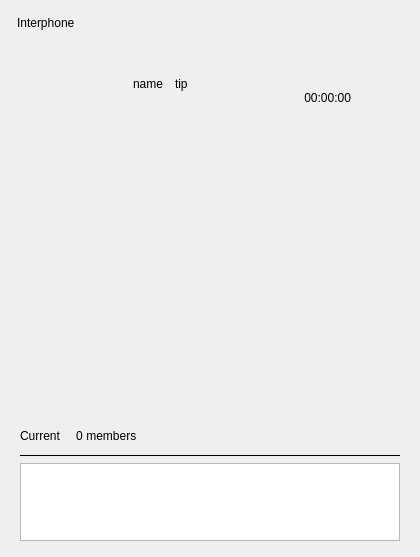
<?xml version="1.0" encoding="UTF-8"?>
<ui version="4.0">
 <class>InterphoneDialog</class>
 <widget class="FramelessDialog" name="InterphoneDialog">
  <property name="geometry">
   <rect>
    <x>0</x>
    <y>0</y>
    <width>420</width>
    <height>557</height>
   </rect>
  </property>
  <property name="windowTitle">
   <string>InterphoneDialog</string>
  </property>
  <layout class="QVBoxLayout" name="verticalLayoutMain">
   <property name="spacing">
    <number>0</number>
   </property>
   <property name="leftMargin">
    <number>5</number>
   </property>
   <property name="topMargin">
    <number>5</number>
   </property>
   <property name="rightMargin">
    <number>5</number>
   </property>
   <property name="bottomMargin">
    <number>5</number>
   </property>
   <item>
    <widget class="QWidget" name="titlebar" native="true">
     <property name="sizePolicy">
      <sizepolicy hsizetype="Expanding" vsizetype="Expanding">
       <horstretch>0</horstretch>
       <verstretch>0</verstretch>
      </sizepolicy>
     </property>
     <property name="minimumSize">
      <size>
       <width>0</width>
       <height>36</height>
      </size>
     </property>
     <property name="maximumSize">
      <size>
       <width>16777215</width>
       <height>36</height>
      </size>
     </property>
     <layout class="QHBoxLayout" name="horizontalLayout_11">
      <property name="spacing">
       <number>6</number>
      </property>
      <property name="leftMargin">
       <number>0</number>
      </property>
      <property name="topMargin">
       <number>0</number>
      </property>
      <property name="rightMargin">
       <number>0</number>
      </property>
      <property name="bottomMargin">
       <number>0</number>
      </property>
      <item>
       <widget class="QWidget" name="titlewidget" native="true">
        <property name="sizePolicy">
         <sizepolicy hsizetype="Expanding" vsizetype="Expanding">
          <horstretch>0</horstretch>
          <verstretch>0</verstretch>
         </sizepolicy>
        </property>
        <layout class="QHBoxLayout" name="horizontalLayout_10">
         <property name="spacing">
          <number>0</number>
         </property>
         <property name="leftMargin">
          <number>12</number>
         </property>
         <property name="topMargin">
          <number>0</number>
         </property>
         <property name="rightMargin">
          <number>0</number>
         </property>
         <property name="bottomMargin">
          <number>0</number>
         </property>
         <item>
          <widget class="QLabel" name="title">
           <property name="sizePolicy">
            <sizepolicy hsizetype="Expanding" vsizetype="Expanding">
             <horstretch>0</horstretch>
             <verstretch>0</verstretch>
            </sizepolicy>
           </property>
           <property name="text">
            <string>Interphone</string>
           </property>
          </widget>
         </item>
        </layout>
       </widget>
      </item>
      <item>
       <spacer name="horizontalSpacer">
        <property name="orientation">
         <enum>Qt::Horizontal</enum>
        </property>
        <property name="sizeHint" stdset="0">
         <size>
          <width>233</width>
          <height>2</height>
         </size>
        </property>
       </spacer>
      </item>
      <item>
       <layout class="QVBoxLayout" name="verticalLayout_6">
        <property name="spacing">
         <number>0</number>
        </property>
        <property name="leftMargin">
         <number>0</number>
        </property>
        <property name="topMargin">
         <number>0</number>
        </property>
        <property name="rightMargin">
         <number>0</number>
        </property>
        <property name="bottomMargin">
         <number>0</number>
        </property>
        <item>
         <layout class="QHBoxLayout" name="horizontalLayout_6">
          <property name="spacing">
           <number>0</number>
          </property>
          <property name="leftMargin">
           <number>0</number>
          </property>
          <property name="topMargin">
           <number>0</number>
          </property>
          <property name="rightMargin">
           <number>0</number>
          </property>
          <property name="bottomMargin">
           <number>0</number>
          </property>
          <item>
           <widget class="QPushButton" name="btnMinimize">
            <property name="sizePolicy">
             <sizepolicy hsizetype="Expanding" vsizetype="Expanding">
              <horstretch>0</horstretch>
              <verstretch>0</verstretch>
             </sizepolicy>
            </property>
            <property name="focusPolicy">
             <enum>Qt::NoFocus</enum>
            </property>
            <property name="text">
             <string/>
            </property>
            <property name="flat">
             <bool>true</bool>
            </property>
           </widget>
          </item>
          <item>
           <widget class="QPushButton" name="btnClose">
            <property name="sizePolicy">
             <sizepolicy hsizetype="Expanding" vsizetype="Expanding">
              <horstretch>0</horstretch>
              <verstretch>0</verstretch>
             </sizepolicy>
            </property>
            <property name="focusPolicy">
             <enum>Qt::NoFocus</enum>
            </property>
            <property name="text">
             <string/>
            </property>
            <property name="flat">
             <bool>true</bool>
            </property>
           </widget>
          </item>
         </layout>
        </item>
        <item>
         <spacer name="verticalSpacer_4">
          <property name="orientation">
           <enum>Qt::Vertical</enum>
          </property>
          <property name="sizeType">
           <enum>QSizePolicy::Expanding</enum>
          </property>
          <property name="sizeHint" stdset="0">
           <size>
            <width>0</width>
            <height>1</height>
           </size>
          </property>
         </spacer>
        </item>
       </layout>
      </item>
     </layout>
    </widget>
   </item>
   <item>
    <spacer name="verticalSpacer_6">
     <property name="orientation">
      <enum>Qt::Vertical</enum>
     </property>
     <property name="sizeType">
      <enum>QSizePolicy::Fixed</enum>
     </property>
     <property name="sizeHint" stdset="0">
      <size>
       <width>20</width>
       <height>12</height>
      </size>
     </property>
    </spacer>
   </item>
   <item>
    <widget class="QWidget" name="tipWidget" native="true">
     <property name="minimumSize">
      <size>
       <width>0</width>
       <height>76</height>
      </size>
     </property>
     <property name="maximumSize">
      <size>
       <width>16777215</width>
       <height>76</height>
      </size>
     </property>
     <layout class="QHBoxLayout" name="horizontalLayout_2">
      <property name="leftMargin">
       <number>46</number>
      </property>
      <property name="topMargin">
       <number>0</number>
      </property>
      <property name="rightMargin">
       <number>12</number>
      </property>
      <property name="bottomMargin">
       <number>0</number>
      </property>
      <item>
       <widget class="SpeakerAvatar" name="speakerAvatar" native="true">
        <property name="minimumSize">
         <size>
          <width>76</width>
          <height>76</height>
         </size>
        </property>
        <property name="maximumSize">
         <size>
          <width>76</width>
          <height>76</height>
         </size>
        </property>
       </widget>
      </item>
      <item>
       <layout class="QVBoxLayout" name="verticalLayout" stretch="1,0,0,1">
        <property name="spacing">
         <number>0</number>
        </property>
        <item>
         <spacer name="verticalSpacer_2">
          <property name="orientation">
           <enum>Qt::Vertical</enum>
          </property>
          <property name="sizeHint" stdset="0">
           <size>
            <width>20</width>
            <height>13</height>
           </size>
          </property>
         </spacer>
        </item>
        <item>
         <layout class="QHBoxLayout" name="horizontalLayout" stretch="0,1">
          <property name="spacing">
           <number>12</number>
          </property>
          <item>
           <widget class="QLabel" name="labelSpeakerName">
            <property name="text">
             <string>name</string>
            </property>
            <property name="alignment">
             <set>Qt::AlignLeading|Qt::AlignLeft|Qt::AlignVCenter</set>
            </property>
           </widget>
          </item>
          <item>
           <widget class="QLabel" name="labelTipInfo">
            <property name="text">
             <string>tip</string>
            </property>
            <property name="alignment">
             <set>Qt::AlignLeading|Qt::AlignLeft|Qt::AlignVCenter</set>
            </property>
           </widget>
          </item>
         </layout>
        </item>
        <item>
         <widget class="QWidget" name="widgetTime" native="true">
          <layout class="QHBoxLayout" name="horizontalLayout_4">
           <property name="spacing">
            <number>0</number>
           </property>
           <property name="leftMargin">
            <number>0</number>
           </property>
           <property name="topMargin">
            <number>0</number>
           </property>
           <property name="rightMargin">
            <number>0</number>
           </property>
           <property name="bottomMargin">
            <number>0</number>
           </property>
           <item>
            <spacer name="horizontalSpacer_6">
             <property name="orientation">
              <enum>Qt::Horizontal</enum>
             </property>
             <property name="sizeHint" stdset="0">
              <size>
               <width>162</width>
               <height>5</height>
              </size>
             </property>
            </spacer>
           </item>
           <item>
            <widget class="QLabel" name="labelTime">
             <property name="text">
              <string>00:00:00</string>
             </property>
             <property name="alignment">
              <set>Qt::AlignRight|Qt::AlignTrailing|Qt::AlignVCenter</set>
             </property>
            </widget>
           </item>
           <item>
            <spacer name="horizontalSpacer_7">
             <property name="orientation">
              <enum>Qt::Horizontal</enum>
             </property>
             <property name="sizeType">
              <enum>QSizePolicy::Fixed</enum>
             </property>
             <property name="sizeHint" stdset="0">
              <size>
               <width>52</width>
               <height>5</height>
              </size>
             </property>
            </spacer>
           </item>
          </layout>
         </widget>
        </item>
        <item>
         <spacer name="verticalSpacer">
          <property name="orientation">
           <enum>Qt::Vertical</enum>
          </property>
          <property name="sizeType">
           <enum>QSizePolicy::Expanding</enum>
          </property>
          <property name="sizeHint" stdset="0">
           <size>
            <width>20</width>
            <height>40</height>
           </size>
          </property>
         </spacer>
        </item>
       </layout>
      </item>
     </layout>
    </widget>
   </item>
   <item>
    <layout class="QGridLayout" name="gridLayout">
     <property name="spacing">
      <number>0</number>
     </property>
     <item row="0" column="1">
      <spacer name="verticalSpacer_3">
       <property name="orientation">
        <enum>Qt::Vertical</enum>
       </property>
       <property name="sizeType">
        <enum>QSizePolicy::Fixed</enum>
       </property>
       <property name="sizeHint" stdset="0">
        <size>
         <width>20</width>
         <height>26</height>
        </size>
       </property>
      </spacer>
     </item>
     <item row="1" column="0">
      <spacer name="horizontalSpacer_3">
       <property name="orientation">
        <enum>Qt::Horizontal</enum>
       </property>
       <property name="sizeHint" stdset="0">
        <size>
         <width>40</width>
         <height>20</height>
        </size>
       </property>
      </spacer>
     </item>
     <item row="1" column="1">
      <widget class="SpeakButton" name="speakButton" native="true">
       <property name="minimumSize">
        <size>
         <width>209</width>
         <height>209</height>
        </size>
       </property>
       <property name="maximumSize">
        <size>
         <width>209</width>
         <height>209</height>
        </size>
       </property>
      </widget>
     </item>
     <item row="1" column="2">
      <spacer name="horizontalSpacer_4">
       <property name="orientation">
        <enum>Qt::Horizontal</enum>
       </property>
       <property name="sizeHint" stdset="0">
        <size>
         <width>40</width>
         <height>20</height>
        </size>
       </property>
      </spacer>
     </item>
     <item row="2" column="0">
      <spacer name="verticalSpacer_5">
       <property name="orientation">
        <enum>Qt::Vertical</enum>
       </property>
       <property name="sizeHint" stdset="0">
        <size>
         <width>20</width>
         <height>18</height>
        </size>
       </property>
      </spacer>
     </item>
     <item row="2" column="1">
      <widget class="QLabel" name="labelMemberInOutTip">
       <property name="text">
        <string/>
       </property>
       <property name="alignment">
        <set>Qt::AlignCenter</set>
       </property>
      </widget>
     </item>
    </layout>
   </item>
   <item>
    <widget class="QWidget" name="memberWidget" native="true">
     <property name="minimumSize">
      <size>
       <width>0</width>
       <height>139</height>
      </size>
     </property>
     <property name="maximumSize">
      <size>
       <width>16777215</width>
       <height>139</height>
      </size>
     </property>
     <layout class="QVBoxLayout" name="verticalLayout_2">
      <property name="leftMargin">
       <number>15</number>
      </property>
      <property name="rightMargin">
       <number>15</number>
      </property>
      <item>
       <layout class="QHBoxLayout" name="horizontalLayout_3">
        <property name="spacing">
         <number>0</number>
        </property>
        <item>
         <widget class="QLabel" name="labelNumberTip">
          <property name="text">
           <string>Current</string>
          </property>
          <property name="alignment">
           <set>Qt::AlignLeading|Qt::AlignLeft|Qt::AlignVCenter</set>
          </property>
         </widget>
        </item>
        <item>
         <spacer name="horizontalSpacer_5">
          <property name="orientation">
           <enum>Qt::Horizontal</enum>
          </property>
          <property name="sizeType">
           <enum>QSizePolicy::Fixed</enum>
          </property>
          <property name="sizeHint" stdset="0">
           <size>
            <width>15</width>
            <height>0</height>
           </size>
          </property>
         </spacer>
        </item>
        <item>
         <widget class="QLabel" name="labelNumber">
          <property name="text">
           <string>0</string>
          </property>
          <property name="alignment">
           <set>Qt::AlignLeading|Qt::AlignLeft|Qt::AlignVCenter</set>
          </property>
         </widget>
        </item>
        <item>
         <widget class="QLabel" name="labelPeople">
          <property name="text">
           <string> members</string>
          </property>
          <property name="alignment">
           <set>Qt::AlignLeading|Qt::AlignLeft|Qt::AlignVCenter</set>
          </property>
         </widget>
        </item>
        <item>
         <spacer name="horizontalSpacer_2">
          <property name="orientation">
           <enum>Qt::Horizontal</enum>
          </property>
          <property name="sizeHint" stdset="0">
           <size>
            <width>40</width>
            <height>20</height>
           </size>
          </property>
         </spacer>
        </item>
        <item>
         <widget class="QToolButton" name="btnOpenChatDialog">
          <property name="minimumSize">
           <size>
            <width>24</width>
            <height>24</height>
           </size>
          </property>
          <property name="text">
           <string/>
          </property>
          <property name="iconSize">
           <size>
            <width>20</width>
            <height>20</height>
           </size>
          </property>
          <property name="checkable">
           <bool>false</bool>
          </property>
          <property name="autoRaise">
           <bool>true</bool>
          </property>
         </widget>
        </item>
        <item>
         <spacer name="horizontalSpacer_8">
          <property name="orientation">
           <enum>Qt::Horizontal</enum>
          </property>
          <property name="sizeType">
           <enum>QSizePolicy::Fixed</enum>
          </property>
          <property name="sizeHint" stdset="0">
           <size>
            <width>9</width>
            <height>20</height>
           </size>
          </property>
         </spacer>
        </item>
        <item>
         <widget class="EnterLeaveAwareToolButton" name="btnMicrophone">
          <property name="minimumSize">
           <size>
            <width>24</width>
            <height>24</height>
           </size>
          </property>
          <property name="text">
           <string/>
          </property>
          <property name="iconSize">
           <size>
            <width>20</width>
            <height>20</height>
           </size>
          </property>
          <property name="checkable">
           <bool>false</bool>
          </property>
          <property name="autoRaise">
           <bool>true</bool>
          </property>
         </widget>
        </item>
       </layout>
      </item>
      <item>
       <widget class="Line" name="lineSeperate">
        <property name="frameShadow">
         <enum>QFrame::Plain</enum>
        </property>
        <property name="orientation">
         <enum>Qt::Horizontal</enum>
        </property>
       </widget>
      </item>
      <item>
       <widget class="QTableWidget" name="tableWidget"/>
      </item>
     </layout>
    </widget>
   </item>
  </layout>
  <zorder>tipWidget</zorder>
  <zorder>titlebar</zorder>
  <zorder>memberWidget</zorder>
  <zorder>verticalSpacer_6</zorder>
 </widget>
 <layoutdefault spacing="6" margin="11"/>
 <customwidgets>
  <customwidget>
   <class>EnterLeaveAwareToolButton</class>
   <extends>QToolButton</extends>
   <header location="global">enterleaveawaretoolbutton.h</header>
  </customwidget>
  <customwidget>
   <class>FramelessDialog</class>
   <extends>QWidget</extends>
   <header>framelessdialog.h</header>
   <container>1</container>
  </customwidget>
  <customwidget>
   <class>SpeakerAvatar</class>
   <extends>QWidget</extends>
   <header location="global">interphonedialog.h</header>
   <container>1</container>
  </customwidget>
  <customwidget>
   <class>SpeakButton</class>
   <extends>QWidget</extends>
   <header location="global">interphonedialog.h</header>
   <container>1</container>
  </customwidget>
 </customwidgets>
 <resources/>
 <connections/>
</ui>
